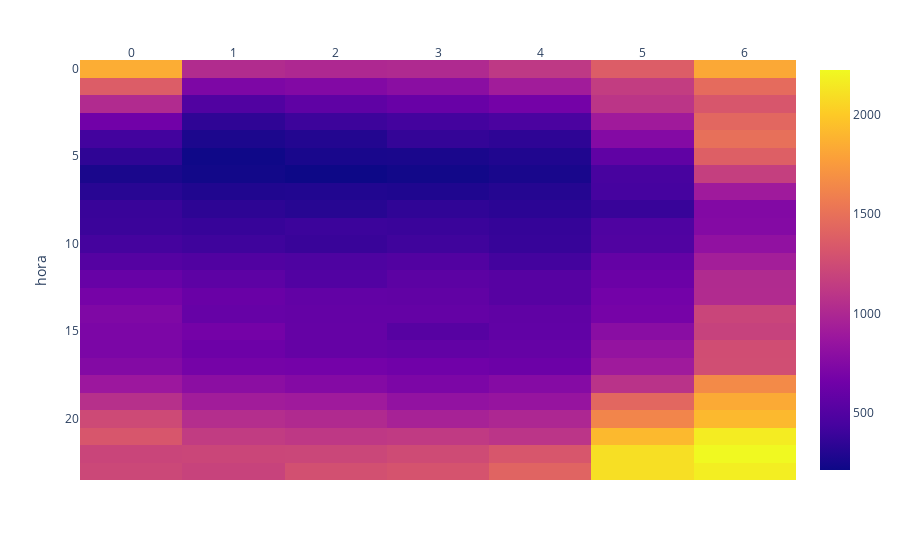

Write notebook code for a chart like this one.
### Code cell
violencia_dia = px.imshow(violencia_dia)
violencia_dia.update_xaxes(side="top")
violencia_dia.show()

### Figure 1 — Plotly figure (JSON) as saved in the notebook; plotly's stock layout.template omitted (floating-point values rounded to 4 significant figures; data arrays with more than 128 entries replaced by an {"elided": "..."} marker saying what was removed)
{"data": [{"coloraxis": "coloraxis", "hovertemplate": "x: %{x}<br>hora: %{y}<br>color: %{z}<extra></extra>", "name": "0", "type": "heatmap", "x": ["0", "1", "2", "3", "4", "5", "6"], "xaxis": "x", "y": [0, 1, 2, 3, 4, 5, 6, 7, 8, 9, 10, 11, 12, 13, 14, 15, 16, 17, 18, 19, 20, 21, 22, 23], "yaxis": "y", "z": {"elided": "24x7 int values"}}], "layout": {"autosize": true, "coloraxis": {"colorscale": [[0, "#0d0887"], [0.1111, "#46039f"], [0.2222, "#7201a8"], [0.3333, "#9c179e"], [0.4444, "#bd3786"], [0.5556, "#d8576b"], [0.6667, "#ed7953"], [0.7778, "#fb9f3a"], [0.8889, "#fdca26"], [1, "#f0f921"]]}, "margin": {"t": 60}, "xaxis": {"anchor": "y", "autorange": true, "constrain": "domain", "domain": [0, 1], "range": [-0.5, 6.5], "scaleanchor": "y", "side": "top", "type": "category"}, "yaxis": {"anchor": "x", "autorange": true, "constrain": "domain", "domain": [0, 1], "range": [23.5, -0.5], "title": {"text": "hora"}, "type": "linear"}}}
